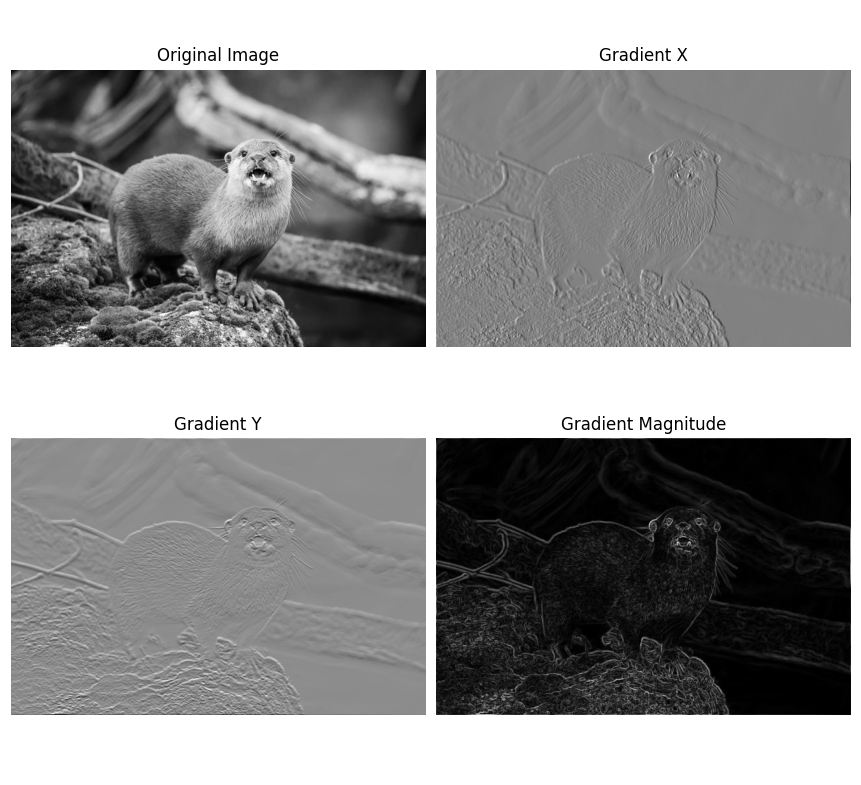
#> input picture Tugas 11/sobel.png, 861 x 785 px, found by its file name
$ python segementasi.py
#> lines starting #> are read from the running program, lines starting #| are printed output that depends on the picture; after the words box and inside, x2 and y2 are one past the last pixel; in counts of white or black regions, pixels touching at a corner belong together
import imageio.v3 as imageio
import numpy as np
import matplotlib.pyplot as plt

# Membaca gambar input hasil deteksi tepi dengan Sobel
image_path = "sobel.PNG"
sobel_image = imageio.imread(image_path, pilmode="L")  # Membaca dalam mode grayscale
#> sobel_image is the input picture: shape (785, 861); min 0, max 255, mean 146.2

# Menampilkan gambar asli
plt.figure(figsize=(15, 5))
plt.subplot(1, 3, 1)
plt.title("Gambar Asli (Hasil Sobel)")
plt.imshow(sobel_image, cmap="gray")
plt.axis("off")

# Basic Thresholding
threshold_value = 128

# Membuat citra biner berdasarkan nilai threshold
binary_image = np.where(sobel_image > threshold_value, 255, 0).astype(np.uint8)
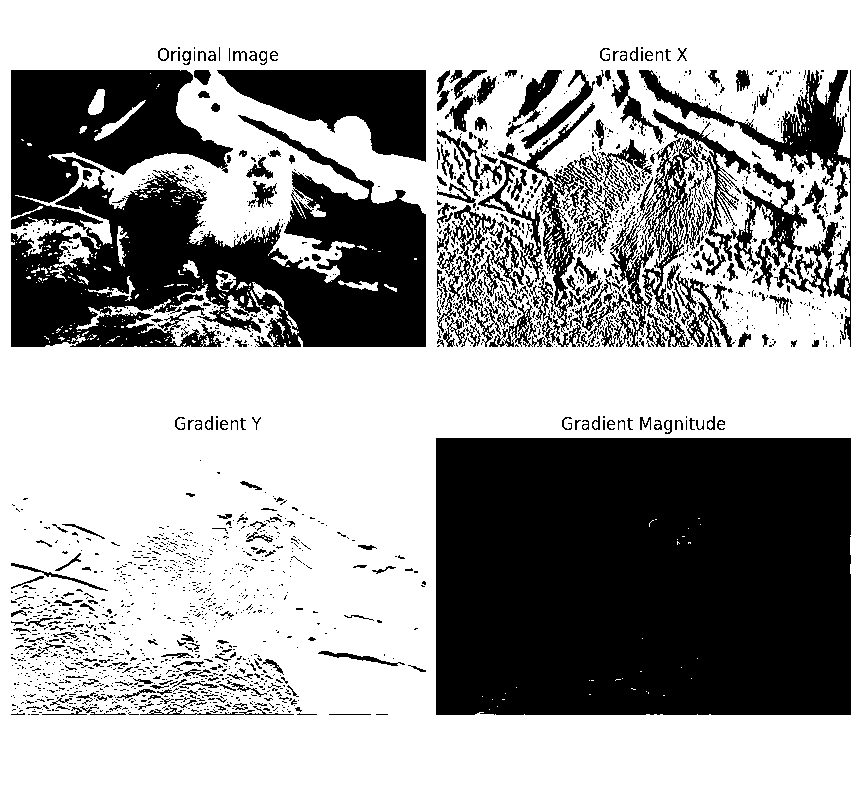
#> binary_image: shape (785, 861); 62.9% white; 2043 black regions (1768 under 20 px), largest, box (x1, y1, x2, y2) and area: (436, 438, 851, 715) 114817, (11, 115, 426, 347) 48677, (11, 70, 233, 230) 19748

# Menampilkan hasil segmentasi citra
plt.subplot(1, 3, 2)
plt.title(f"Hasil Segmentasi (Threshold = {threshold_value})")
plt.imshow(binary_image, cmap="gray")
plt.axis("off")

# Membuat mask untuk segmentasi
mask = (binary_image == 255).astype(np.uint8)
segmented_image = sobel_image * mask
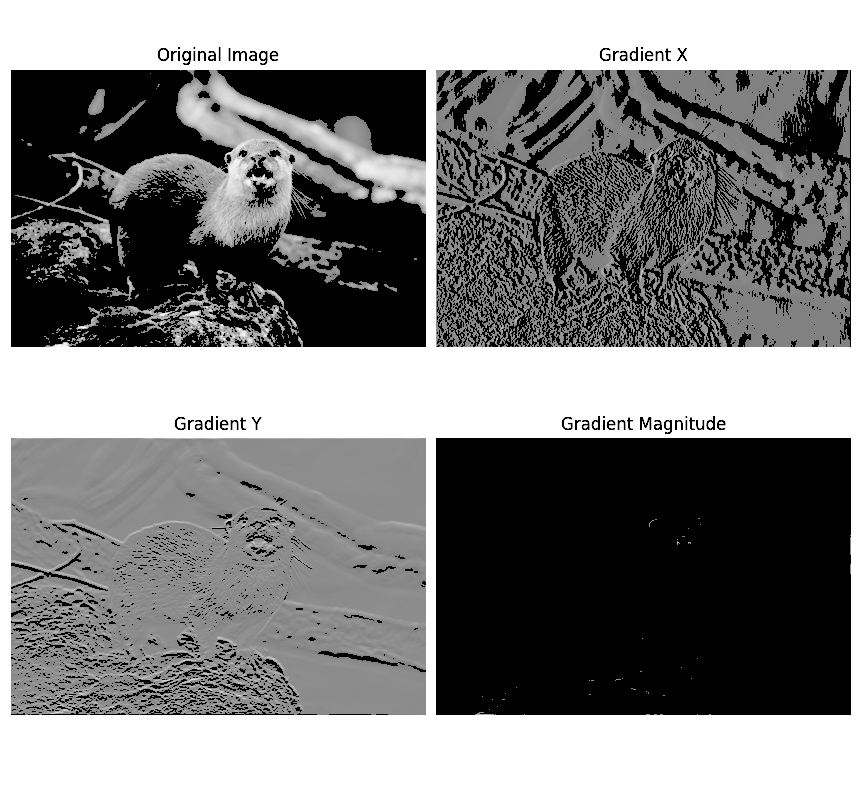
#> segmented_image: shape (785, 861); min 0, max 255, mean 125.4

# Menampilkan hasil segmentasi dengan mask
plt.subplot(1, 3, 3)
plt.title("Hasil Segmentasi dengan Mask")
plt.imshow(segmented_image, cmap="gray")
plt.axis("off")

plt.show()
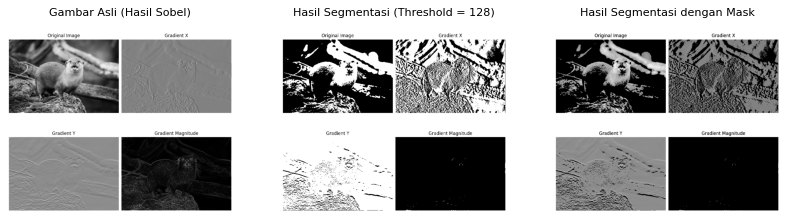
#> figure drawn by matplotlib, 3 panels

# Menyimpan hasil segmentasi ke file baru
output_path = "segmented_image.PNG"
imageio.imwrite(output_path, binary_image)
print(f"Hasil segmentasi disimpan ke {output_path}")
